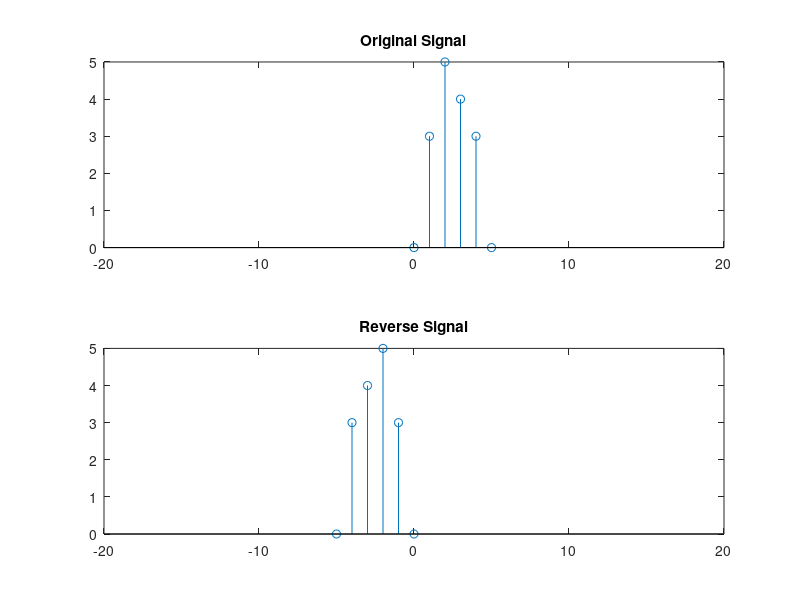

This chart was generated by the following MATLAB code:
t=0:5;
x=[0 3 5 4 3 0];

subplot(2,1,1)
stem(t,x)
xlim([-20 20])
title('Original Signal')


subplot(2,1,2)
stem(-1*t,x)
xlim([-20 20])
title('Reverse Signal')

